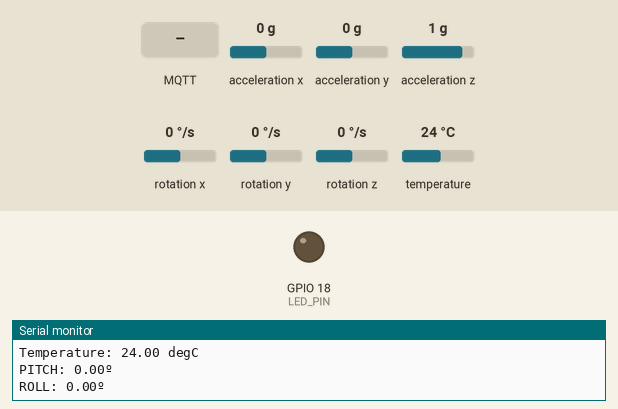
Bench run of a program on a simulated ESP32. Shown: output pins drawn as LEDs (lit = HIGH), the last lines printed to the serial monitor. Inputs (shaded band) come from the test bench; at power-on: acceleration z 1 g, acceleration x 0 g, acceleration y 0 g, rotation x 0 °/s, rotation y 0 °/s, rotation z 0 °/s, temperature 24 °C. WiFi joins after 1.5 s; servers stay silent unless stated; no MQTT or app messages arrive unless stated.

Above: at 2.8 s.
2.9 s: acceleration z set to 0 g
At 4.1 s:
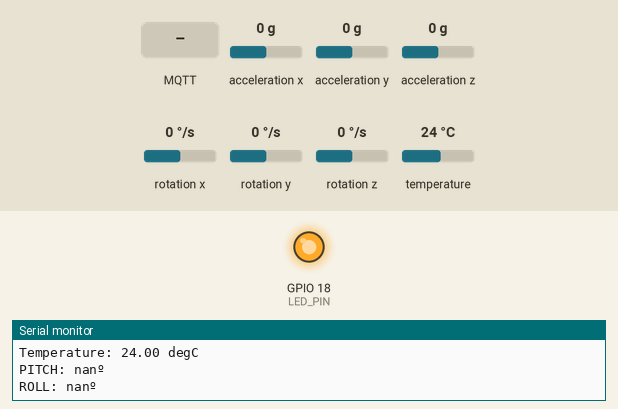
4.4 s: MQTT message "5" arrives on the first subscribed topic
At 5.4 s:
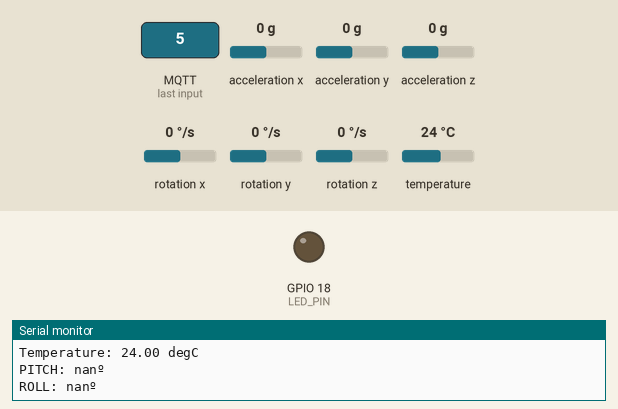
5.9 s: MQTT message "0" arrives on the first subscribed topic
At 7.0 s:
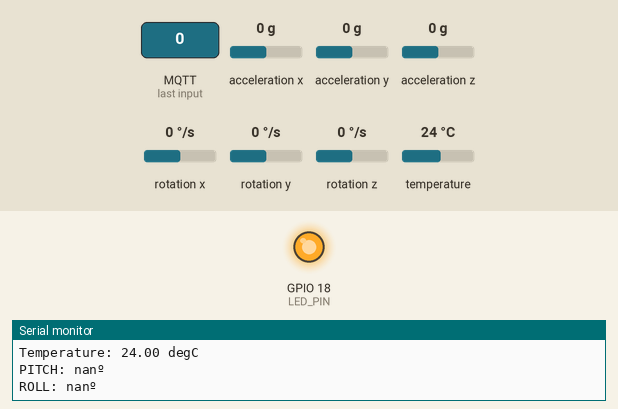
7.5 s: MQTT message "90" arrives on the first subscribed topic
At 8.1 s:
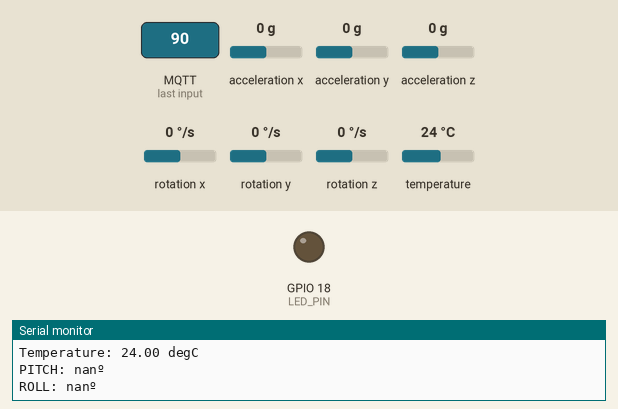
Timing chart, 0 to 10.0 s (numbered marks = the images above; inputs shaded):
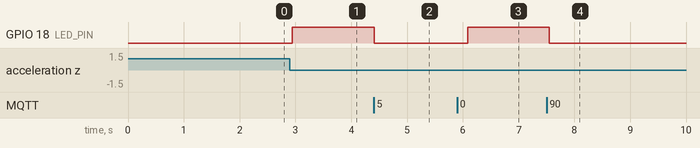

The program:

main.cpp
```cpp
// ESP32 Guide: https://RandomNerdTutorials.com/esp32-mpu-6050-accelerometer-gyroscope-arduino/
// ESP8266 Guide: https://RandomNerdTutorials.com/esp8266-nodemcu-mpu-6050-accelerometer-gyroscope-arduino/
// Arduino Guide: https://RandomNerdTutorials.com/arduino-mpu-6050-accelerometer-gyroscope/

#include <Adafruit_MPU6050.h>
#include <Adafruit_Sensor.h>
#include <Wire.h>
#include <WiFi.h>
#include <PubSubClient.h>

// Colocar nombre de la red Wifi (SSID) y contraseña
const char* ssid = "carlos_covid19";
const char* password = "bunny3101";
// const char* ssid = "WeWork";
// const char* password = "P@ssw0rd";

// Add your MQTT Broker IP address, example:
const char* mqtt_server = "192.168.1.55";
// const char* mqtt_server = "10.228.6.125";

WiFiClient espClient;
PubSubClient client(espClient);

// Define some constants (datasheet)
#define A_R 16384.0 // 32768/2
#define G_R 131.0 // 32768/250
#define RAD_A_DEG = 57.295779
#define LED_PIN    18

Adafruit_MPU6050 mpu;

float distancia;

void setup_wifi() {
  delay(10);
  // We start by connecting to a WiFi network
  Serial.println();
  Serial.print("Connecting to ");
  Serial.println(ssid);

  WiFi.begin(ssid, password);

  while (WiFi.status() != WL_CONNECTED) {
    delay(500);
    Serial.print(".");
  }

  Serial.println("");
  Serial.println("WiFi connected");
  Serial.println("IP address: ");
  Serial.println(WiFi.localIP());
}

void reconnect() {
  // Loop until we're reconnected
  while (!client.connected()) {
    Serial.print("Attempting MQTT connection...");
    // Attempt to connect
    if (client.connect("ESP8266Client")) {
      Serial.println("connected");
      client.subscribe("guante/dist_lidar");// Subscribe
    } else {
      Serial.print("failed, rc=");
      Serial.print(client.state());
      Serial.println(" try again in 5 seconds");
      // Wait 5 seconds before retrying
      delay(5000);
    }
  }
}

void callback(char* topic, byte* payload, unsigned int length) {
  char dist_char[4];
  Serial.print("Callback - ");
  Serial.print("Message:");
  for (int i = 0; i < length; i++) {
    Serial.print((char)payload[i]);
    dist_char[i] = (char)payload[i];
  }
  distancia = atof(dist_char);
  Serial.println(distancia);
}

void setup(void) {

  pinMode(LED_PIN, OUTPUT); // set ESP32 pin to output mode

  Serial.begin(115200);
  setup_wifi();
  client.setServer(mqtt_server, 1883);
  client.setCallback(callback);

  while (!Serial)
    delay(10); // will pause Zero, Leonardo, etc until serial console opens

  Serial.println("MPU6050 - HANDTIC");

  // Try to initialize!
  if (!mpu.begin()) {
    Serial.println("Failed to find MPU6050 chip");
    while (1) {
      delay(10);
    }
  }
  Serial.println(mpu.begin());
  delay(10);
  Serial.println("MPU6050 Found!");

  mpu.setAccelerometerRange(MPU6050_RANGE_8_G);
  Serial.print("Accelerometer range set to: ");
  switch (mpu.getAccelerometerRange()) {
  case MPU6050_RANGE_2_G:
    Serial.println("+-2G");
    break;
  case MPU6050_RANGE_4_G:
    Serial.println("+-4G");
    break;
  case MPU6050_RANGE_8_G:
    Serial.println("+-8G");
    break;
  case MPU6050_RANGE_16_G:
    Serial.println("+-16G");
    break;
  }
  mpu.setGyroRange(MPU6050_RANGE_500_DEG);
  Serial.print("Gyro range set to: ");
  switch (mpu.getGyroRange()) {
  case MPU6050_RANGE_250_DEG:
    Serial.println("+- 250 deg/s");
    break;
  case MPU6050_RANGE_500_DEG:
    Serial.println("+- 500 deg/s");
    break;
  case MPU6050_RANGE_1000_DEG:
    Serial.println("+- 1000 deg/s");
    break;
  case MPU6050_RANGE_2000_DEG:
    Serial.println("+- 2000 deg/s");
    break;
  }

  mpu.setFilterBandwidth(MPU6050_BAND_5_HZ);
  Serial.print("Filter bandwidth set to: ");
  switch (mpu.getFilterBandwidth()) {
  case MPU6050_BAND_260_HZ:
    Serial.println("260 Hz");
    break;
  case MPU6050_BAND_184_HZ:
    Serial.println("184 Hz");
    break;
  case MPU6050_BAND_94_HZ:
    Serial.println("94 Hz");
    break;
  case MPU6050_BAND_44_HZ:
    Serial.println("44 Hz");
    break;
  case MPU6050_BAND_21_HZ:
    Serial.println("21 Hz");
    break;
  case MPU6050_BAND_10_HZ:
    Serial.println("10 Hz");
    break;
  case MPU6050_BAND_5_HZ:
    Serial.println("5 Hz");
    break;
  }

  Serial.println("");
  delay(100);

  digitalWrite(LED_PIN, LOW);
}

void loop() {

  // Inicializar comunicacion inalambrica
  if (!client.connected()) {
    reconnect();
  }
  client.loop();

  // Leer data de MPU6050
  sensors_event_t a, g, temp;
  mpu.getEvent(&a, &g, &temp);

  Serial.print("Acceleration X: ");
  Serial.print(a.acceleration.x);
  Serial.print(", Y: ");
  Serial.print(a.acceleration.y);
  Serial.print(", Z: ");
  Serial.print(a.acceleration.z);
  Serial.println(" m/s^2");

  Serial.print("Rotation X: ");
  Serial.print(g.gyro.x);
  Serial.print(", Y: ");
  Serial.print(g.gyro.y);
  Serial.print(", Z: ");
  Serial.print(g.gyro.z);
  Serial.println(" rad/s");

  Serial.print("Temperature: ");
  Serial.print(temp.temperature);
  Serial.println(" degC");

  // Compute the orientation angles ([0]: PITCH, [1]: ROLL, [2]: YAW)
  float orientation[3]={};
  orientation[0] = atan((a.acceleration.y/A_R)/sqrt(pow((a.acceleration.x/A_R),2) + pow((a.acceleration.z/A_R),2)))*RAD_TO_DEG;
  orientation[1] = atan(-1*(a.acceleration.x/A_R)/sqrt(pow((a.acceleration.y/A_R),2) + pow((a.acceleration.z/A_R),2)))*RAD_TO_DEG;

  // Angulos de giroscopio
  float Gy[3]={};
  Gy[0] = g.gyro.x/G_R;
  Gy[1] = g.gyro.y/G_R;
  Gy[2] = g.gyro.x/G_R;

  // Calcula tiempo
  long tiempo_prev=0;
  float dt;
  dt = (millis() - tiempo_prev) / 1000.0;
  tiempo_prev = millis();

  // Filtro complementario
  orientation[0] = 0.98 *(orientation[0]+Gy[0]*dt) + 0.02*orientation[0];
  orientation[1] = 0.98 *(orientation[1]+Gy[1]*dt) + 0.02*orientation[1];

  // Imprimir orientacion por consola
  Serial.print("PITCH: ");
  Serial.print(orientation[0]);
  Serial.println("º");
  Serial.print("ROLL: ");
  Serial.print(orientation[1]);
  Serial.println("º");

  // Convertir angulos a string
  char pitch[24];
  dtostrf(orientation[0], 1, 2, pitch);
  char roll[8];
  dtostrf(orientation[1], 1, 2, roll);
  char sep = ',';
  strcat(pitch,&sep);
  strcat(pitch,roll);

  // Publica los valores de orientacion (roll y pitch)
  client.publish("guante/orientacion", pitch);

  // Verificacion para vibrar
  float threshold = 20.0f;
  if(distancia < 0.5 &&
  !((fabs(orientation[0])<threshold && fabs(orientation[1])<threshold)))
  {
    // Activar actuador (LED)
    digitalWrite(LED_PIN, HIGH);
  }
  else
  {
    digitalWrite(LED_PIN, LOW);
  }

  Serial.println("");
  delay(200);
}
```

Measured:
- after the input at 2.9 s, GPIO 18 (LED_PIN): LOW → HIGH after 0.05 s
- after the input at 4.4 s, GPIO 18 (LED_PIN): HIGH → LOW at once
- after the input at 5.9 s, GPIO 18 (LED_PIN): LOW → HIGH after 0.19 s
- after the input at 7.5 s, GPIO 18 (LED_PIN): HIGH → LOW after 0.05 s
